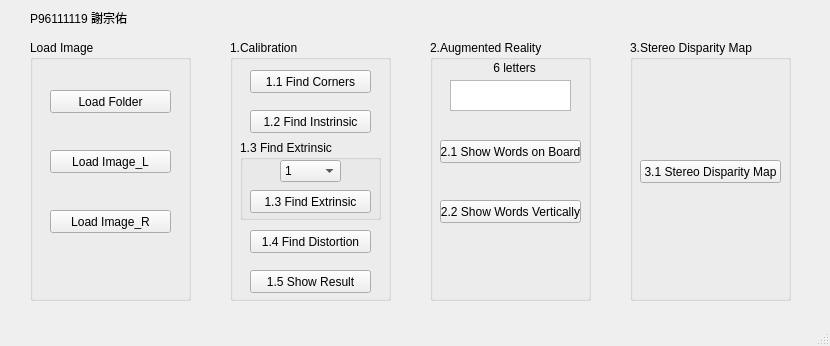
<?xml version="1.0" encoding="UTF-8"?>
<ui version="4.0">
 <class>MainWindow</class>
 <widget class="QMainWindow" name="MainWindow">
  <property name="geometry">
   <rect>
    <x>0</x>
    <y>0</y>
    <width>830</width>
    <height>346</height>
   </rect>
  </property>
  <property name="windowTitle">
   <string>MainWindow</string>
  </property>
  <widget class="QWidget" name="centralwidget">
   <widget class="QGroupBox" name="Load">
    <property name="geometry">
     <rect>
      <x>30</x>
      <y>40</y>
      <width>161</width>
      <height>261</height>
     </rect>
    </property>
    <property name="title">
     <string>Load Image</string>
    </property>
    <widget class="QPushButton" name="loadFolder">
     <property name="geometry">
      <rect>
       <x>20</x>
       <y>50</y>
       <width>121</width>
       <height>23</height>
      </rect>
     </property>
     <property name="text">
      <string>Load Folder</string>
     </property>
    </widget>
    <widget class="QPushButton" name="LoadL">
     <property name="geometry">
      <rect>
       <x>20</x>
       <y>110</y>
       <width>121</width>
       <height>23</height>
      </rect>
     </property>
     <property name="text">
      <string>Load Image_L</string>
     </property>
    </widget>
    <widget class="QPushButton" name="loadR">
     <property name="geometry">
      <rect>
       <x>20</x>
       <y>170</y>
       <width>121</width>
       <height>23</height>
      </rect>
     </property>
     <property name="text">
      <string>Load Image_R</string>
     </property>
    </widget>
   </widget>
   <widget class="QGroupBox" name="one">
    <property name="geometry">
     <rect>
      <x>230</x>
      <y>40</y>
      <width>161</width>
      <height>261</height>
     </rect>
    </property>
    <property name="title">
     <string>1.Calibration</string>
    </property>
    <widget class="QPushButton" name="findCorner">
     <property name="geometry">
      <rect>
       <x>20</x>
       <y>30</y>
       <width>121</width>
       <height>23</height>
      </rect>
     </property>
     <property name="text">
      <string>1.1 Find Corners</string>
     </property>
    </widget>
    <widget class="QGroupBox" name="groupBox">
     <property name="geometry">
      <rect>
       <x>10</x>
       <y>100</y>
       <width>141</width>
       <height>80</height>
      </rect>
     </property>
     <property name="title">
      <string>1.3 Find Extrinsic</string>
     </property>
     <widget class="QComboBox" name="num">
      <property name="geometry">
       <rect>
        <x>40</x>
        <y>20</y>
        <width>61</width>
        <height>22</height>
       </rect>
      </property>
      <item>
       <property name="text">
        <string>1</string>
       </property>
      </item>
      <item>
       <property name="text">
        <string>2</string>
       </property>
      </item>
      <item>
       <property name="text">
        <string>3</string>
       </property>
      </item>
      <item>
       <property name="text">
        <string>4</string>
       </property>
      </item>
      <item>
       <property name="text">
        <string>5</string>
       </property>
      </item>
      <item>
       <property name="text">
        <string>6</string>
       </property>
      </item>
      <item>
       <property name="text">
        <string>7</string>
       </property>
      </item>
      <item>
       <property name="text">
        <string>8</string>
       </property>
      </item>
      <item>
       <property name="text">
        <string>9</string>
       </property>
      </item>
      <item>
       <property name="text">
        <string>10</string>
       </property>
      </item>
      <item>
       <property name="text">
        <string>11</string>
       </property>
      </item>
      <item>
       <property name="text">
        <string>12</string>
       </property>
      </item>
      <item>
       <property name="text">
        <string>13</string>
       </property>
      </item>
      <item>
       <property name="text">
        <string>14</string>
       </property>
      </item>
      <item>
       <property name="text">
        <string>15</string>
       </property>
      </item>
     </widget>
     <widget class="QPushButton" name="findExt">
      <property name="geometry">
       <rect>
        <x>10</x>
        <y>50</y>
        <width>121</width>
        <height>23</height>
       </rect>
      </property>
      <property name="text">
       <string>1.3 Find Extrinsic</string>
      </property>
     </widget>
    </widget>
    <widget class="QPushButton" name="findInst">
     <property name="geometry">
      <rect>
       <x>20</x>
       <y>70</y>
       <width>121</width>
       <height>23</height>
      </rect>
     </property>
     <property name="text">
      <string>1.2 Find Instrinsic</string>
     </property>
    </widget>
    <widget class="QPushButton" name="findDist">
     <property name="geometry">
      <rect>
       <x>20</x>
       <y>190</y>
       <width>121</width>
       <height>23</height>
      </rect>
     </property>
     <property name="text">
      <string>1.4 Find Distortion</string>
     </property>
    </widget>
    <widget class="QPushButton" name="showResult">
     <property name="geometry">
      <rect>
       <x>20</x>
       <y>230</y>
       <width>121</width>
       <height>23</height>
      </rect>
     </property>
     <property name="text">
      <string>1.5 Show Result</string>
     </property>
    </widget>
   </widget>
   <widget class="QGroupBox" name="ar">
    <property name="geometry">
     <rect>
      <x>430</x>
      <y>40</y>
      <width>161</width>
      <height>261</height>
     </rect>
    </property>
    <property name="title">
     <string>2.Augmented Reality</string>
    </property>
    <widget class="QPushButton" name="showOnBoard">
     <property name="geometry">
      <rect>
       <x>10</x>
       <y>100</y>
       <width>141</width>
       <height>23</height>
      </rect>
     </property>
     <property name="text">
      <string>2.1 Show Words on Board</string>
     </property>
    </widget>
    <widget class="QPushButton" name="showVertical">
     <property name="geometry">
      <rect>
       <x>10</x>
       <y>160</y>
       <width>141</width>
       <height>23</height>
      </rect>
     </property>
     <property name="text">
      <string>2.2 Show Words Vertically</string>
     </property>
    </widget>
    <widget class="QTextEdit" name="text">
     <property name="geometry">
      <rect>
       <x>20</x>
       <y>40</y>
       <width>121</width>
       <height>31</height>
      </rect>
     </property>
    </widget>
    <widget class="QLabel" name="label_3">
     <property name="geometry">
      <rect>
       <x>60</x>
       <y>20</y>
       <width>71</width>
       <height>16</height>
      </rect>
     </property>
     <property name="text">
      <string> 6 letters</string>
     </property>
    </widget>
   </widget>
   <widget class="QGroupBox" name="stereo">
    <property name="geometry">
     <rect>
      <x>630</x>
      <y>40</y>
      <width>161</width>
      <height>261</height>
     </rect>
    </property>
    <property name="title">
     <string>3.Stereo Disparity Map</string>
    </property>
    <widget class="QPushButton" name="stereoMap">
     <property name="geometry">
      <rect>
       <x>10</x>
       <y>120</y>
       <width>141</width>
       <height>23</height>
      </rect>
     </property>
     <property name="text">
      <string>3.1 Stereo Disparity Map</string>
     </property>
    </widget>
   </widget>
   <widget class="QLabel" name="label">
    <property name="geometry">
     <rect>
      <x>30</x>
      <y>10</y>
      <width>181</width>
      <height>16</height>
     </rect>
    </property>
    <property name="text">
     <string>P96111119 謝宗佑</string>
    </property>
   </widget>
  </widget>
  <widget class="QMenuBar" name="menubar">
   <property name="geometry">
    <rect>
     <x>0</x>
     <y>0</y>
     <width>830</width>
     <height>21</height>
    </rect>
   </property>
  </widget>
  <widget class="QStatusBar" name="statusbar"/>
 </widget>
 <resources/>
 <connections/>
</ui>
